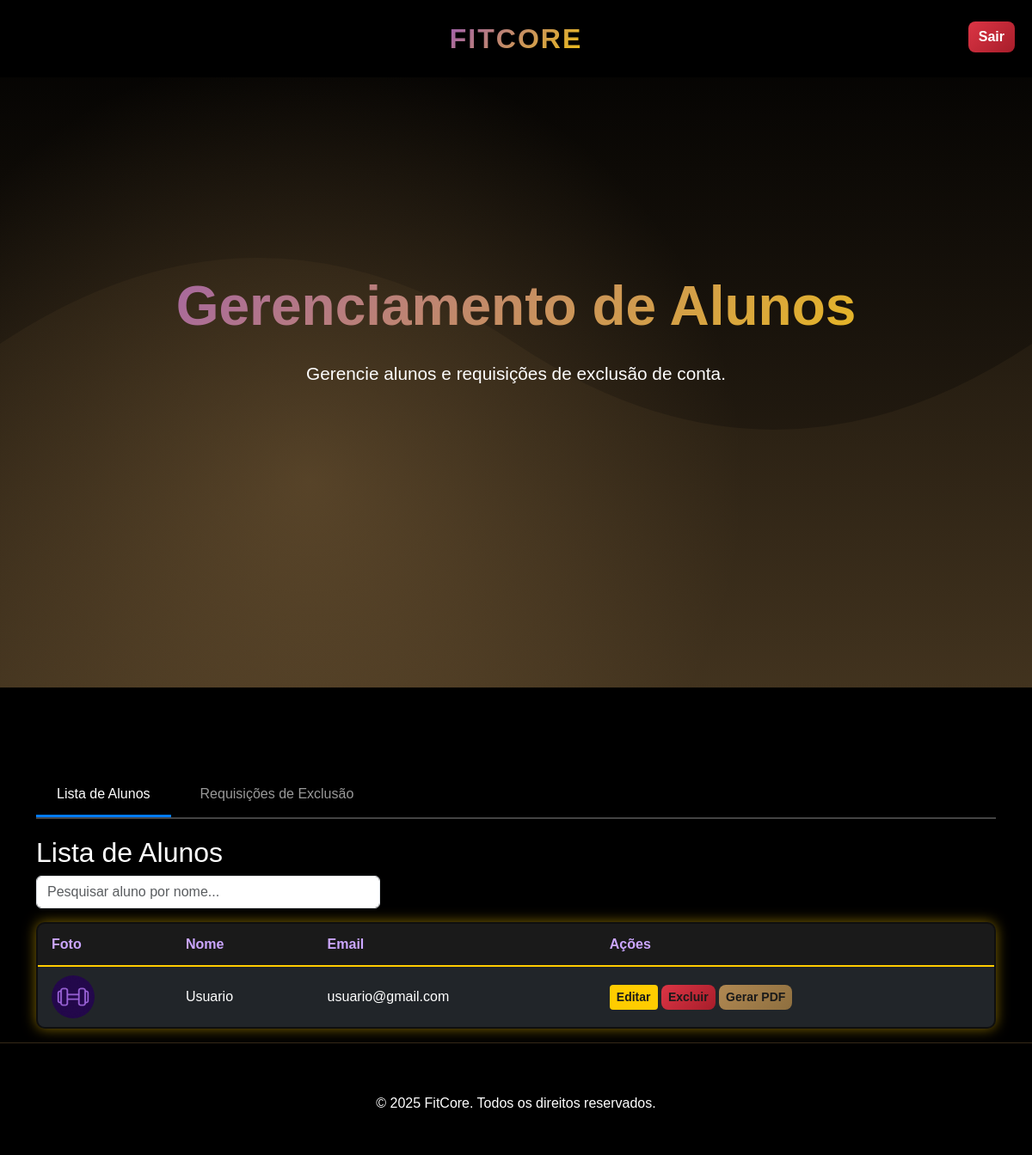
Page /lista_alunos/ (signed in) on the earlier database version.
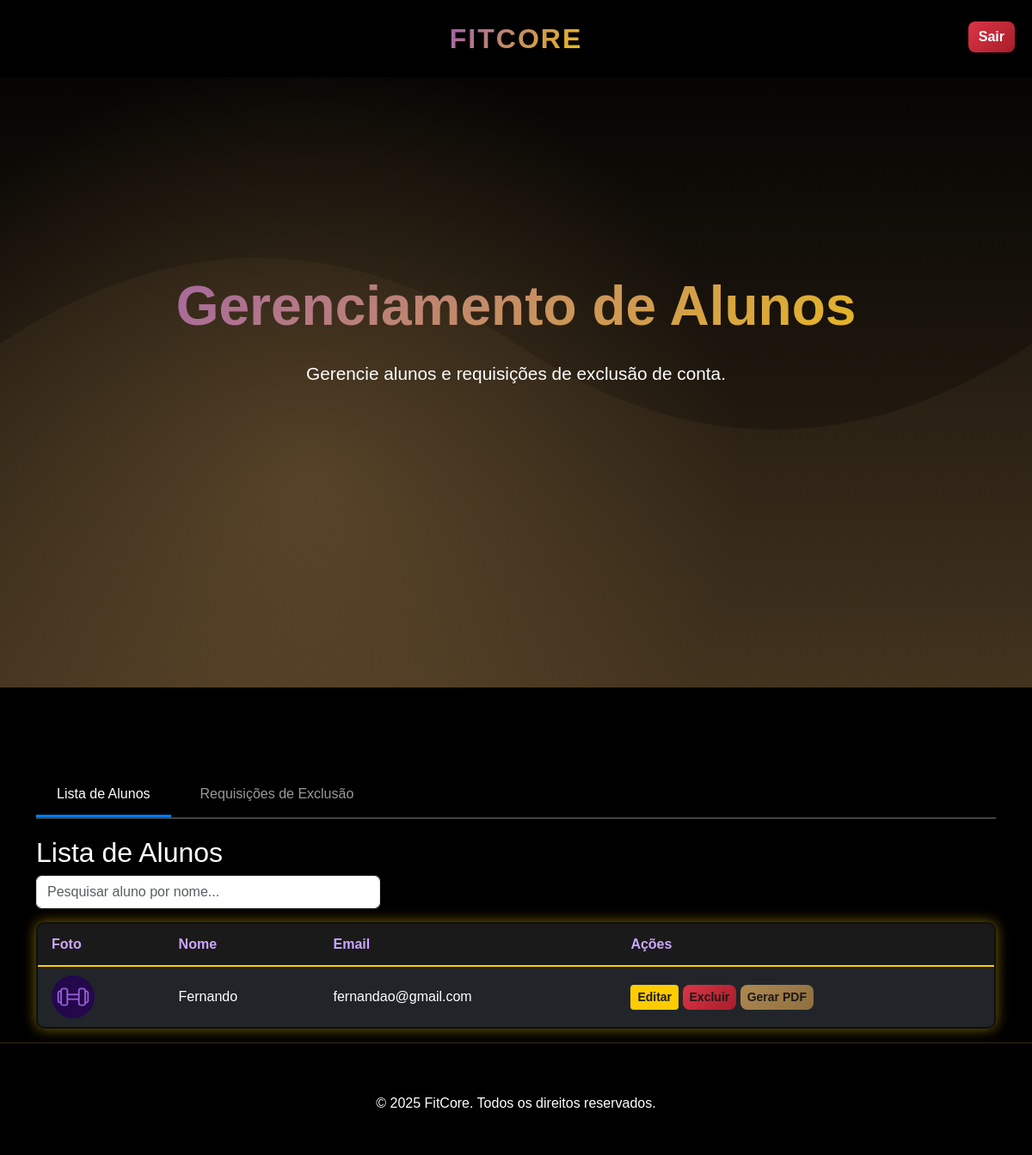
Same page on the later database version.
### cadastro/models.py (models this page shows, shortened)
class Usuario(models.Model):
    GENERO_CHOICES = [
        ('M', 'Masculino'),
        ('F', 'Feminino'),
        ('O', 'Outro'),
        ('N', 'Prefiro não dizer'),
    ]
    nome_completo = models.CharField(max_length=100)
    senha = models.CharField(max_length=100)
    email = models.EmailField(max_length=100, unique=True)
    telefone = models.CharField(max_length=20)
    data_nascimento = models.DateField()
    genero = models.CharField(max_length=1, choices=GENERO_CHOICES)
    observacoes = models.TextField(blank=True)
    fotoperfil = models.ImageField(
        upload_to='fotos_perfil/',
        null=True,
        blank=True,
        verbose_name='Foto de Perfil'
    )
    def get_foto_perfil(self):
        from django.templatetags.static import static
        import os
        if self.fotoperfil and hasattr(self.fotoperfil, 'path') and os.path.isfile(self.fotoperfil.path):
            return self.fotoperfil.url
        return static('img/default.jpg')

### TelaProf/views.py (the view, shortened to what this page needs)
# urls.py: path('lista_alunos/', views.lista_alunos, name='lista_alunos'),
@login_required
def lista_alunos(request):
    search = request.GET.get('search', '')
    if search:
        alunos = Usuario.objects.filter(nome_completo__icontains=search)
    else:
        alunos = Usuario.objects.all()
    requisicoes = RequisicaoExclusao.objects.filter(status='pendente').select_related('usuario')
    aba_ativa = request.GET.get('aba', 'alunos')
    return render(request, 'lista_alunos.html', {
        'alunos': alunos,
        'requisicoes': requisicoes,
        'aba_ativa': aba_ativa,
        'search': search,
    })

### membros/context_processors.py (called while the page is built)
def usuario_session(request):
    return {
        'is_usuario_logged': request.session.get('aluno_autenticado'),
        'usuario_nome': request.session.get('aluno_nome', ''),
        'is_professor_logged': request.session.get('professor_autenticado'),
        'professor_nome': request.session.get('professor_nome', ''),
    }

### TelaProf/templates/lista_alunos.html (shortened to what this page needs)
{% load static %}
<!DOCTYPE html>
<html lang="en">
<head>
    <link href="{% static 'css/bootstrap.min.css' %}" rel="stylesheet">
    <link href="{% static 'css/estilo.css' %}" rel="stylesheet">
</head>
<body>
    <nav class="navbar navbar-expand-lg navbar-dark fixed-top">
        <div class="container d-flex justify-content-center">
            <a class="navbar-brand mx-auto" href="{% url 'membros' %}">FitCore</a>
        </div>
        <a href="{% url 'logoutprof' %}" class="btn btn-danger" style="position: absolute; right: 20px; top: 25px;">
            Sair
        </a>
    </nav>
    <section class="hero">
        <div class="container hero-content text-center">
            <h1>Gerenciamento de Alunos</h1>
            <p>Gerencie alunos e requisições de exclusão de conta.</p>
        </div>
    </section>
    <div class="container list-container" style="margin-top: 100px;">
        <div class="tab-container">
            <button class="tab-btn {% if aba_ativa == 'alunos' %}active{% endif %}" onclick="switchTab('alunos')">
                Lista de Alunos
            </button>
            <button class="tab-btn {% if aba_ativa == 'requisicoes' %}active{% endif %}" onclick="switchTab('requisicoes')">
                Requisições de Exclusão
            </button>
        </div>
        <div id="alunos-tab" class="tab-content {% if aba_ativa == 'alunos' %}active{% endif %}">
            <h2>Lista de Alunos</h2>
            <div class="d-flex mb-3" style="max-width: 400px;">
                <input type="text" id="searchInput"
                    class="form-control"
                    placeholder="Pesquisar aluno por nome...">
            </div>
            <table class="table custom-table" id="alunosTabela">
                <thead class="table-dark">
                    <tr class="table-dark">
                        <th>Foto</th>
                        <th>Nome</th>
                        <th>Email</th>
                        <th>Ações</th>
                    </tr>
                </thead>
                <tbody class="table-group-divider">
                    {% for aluno in alunos %}
                        <tr class="table-dark">
                            <td class="align-middle">
                                <img src="{{ aluno.get_foto_perfil }}"
                                    style="width: 50px; height: 50px; object-fit: cover; border-radius: 50%;"
                                    alt="Foto de {{ aluno.nome_completo }}">
                            </td>
                            <td class="align-middle nome-aluno">{{ aluno.nome_completo }}</td>
                            <td class="align-middle">{{ aluno.email }}</td>
                            <td class="align-middle">
                                <a href="{% url 'TelaProf:editar_aluno' aluno.id %}" class="btn btn-primary btn-sm">Editar</a>
                                <a class="btn btn-danger btn-sm" href="#" data-bs-toggle="modal" data-bs-target="#modalExcluir{{ aluno.id }}">
                                    Excluir
                                </a>
                                <a href="{% url 'TelaProf:gerar_pdf_aluno' aluno.id %}" class="btn btn-warning btn-sm" target="_blank">
                                    Gerar PDF
                                </a>
                            </td>
                        </tr>
                    {% empty %}
                        <tr class="table-dark">
                            <td colspan="4" class="text-center">Nenhum aluno cadastrado.</td>
                        </tr>
                    {% endfor %}
                    </tbody>
            </table>
        </div>
    </div>
    <footer class="footer text-center">
        <p style="margin-top: 10px;">&copy; 2025 FitCore. Todos os direitos reservados.</p>
    </footer>
</body>
</html>

### static/css/estilo.css (style rules this page uses)
:root { --primary-yellow: #b08852; --dark-yellow: #8e6f3f; --light-yellow: rgba(176, 136, 82, 0.1); --gradient-purple-yellow: linear-gradient(135deg, #9b59b6, #f1c40f); }
* { margin: 0; padding: 0; box-sizing: border-box; }
body { font-family: 'Arial', sans-serif; background-color: #000; color: #fff; overflow-x: hidden; }
.navbar { background: rgba(0, 0, 0, 0.95) !important; backdrop-filter: blur(10px); transition: all 0.3s ease; padding: 1rem 0; }
.navbar-brand { font-size: 2rem; font-weight: bold; background: var(--gradient-purple-yellow); background-clip: text; -webkit-background-clip: text; -webkit-text-fill-color: transparent; text-transform: uppercase; letter-spacing: 2px; }
.hero { height: 100vh; background-size: cover; background-position: center; display: flex; align-items: center; position: relative; }
.hero::before { content: ''; position: absolute; top: 0; left: 0; right: 0; bottom: 0; background: radial-gradient(circle at 30% 70%, rgba(176, 136, 82, 0.3) 0%, transparent 50%); pointer-events: none; }
.hero-content { position: relative; z-index: 2; }
.hero h1 { font-size: 4rem; font-weight: bold; margin-bottom: 1.5rem; background: var(--gradient-purple-yellow); -webkit-background-clip: text; -webkit-text-fill-color: transparent; background-clip: text; animation: fadeInUp 1s ease; }
.hero p { font-size: 1.3rem; margin-bottom: 2rem; opacity: 0.9; animation: fadeInUp 1s ease 0.3s both; }
.footer { background: #000; padding: 3rem 0 2rem; border-top: 1px solid rgba(176, 136, 82, 0.3); }
input, select, textarea { width: 100%; padding: 12px 15px; border-radius: 10px; border: 1px solid rgba(176, 136, 82, 0.3); background-color: rgba(255, 255, 255, 0.05); color: #fff; font-size: 1rem; transition: border 0.3s ease; }
table.custom-table { background-color: #0f0f0f; color: #b980ff; border: 2px solid #ffcc00; border-radius: 10px; box-shadow: 0 0 15px rgba(255, 204, 0, 0.5); overflow: hidden; }
table.custom-table thead th { background-color: #1a1a1a; color: #cba6ff; font-weight: 600; border-bottom: 2px solid #ffcc00; text-align: left; padding: 12px 16px; }
table.custom-table td { padding: 10px 16px; vertical-align: middle; border-bottom: 1px solid #2a2a2a; }
table.custom-table a.btn { background-color: #ffcc00; border: none; color: #1a1a1a; font-weight: 600; transition: all 0.2s ease-in-out; }
.btn-success, .btn-warning, .btn-danger { font-weight: 600; border-radius: 8px; transition: all 0.25s ease; border: none; }
.btn-danger { background: linear-gradient(135deg, #dc3545, #a71d2a); color: #fff; }
.btn-warning { background: linear-gradient(135deg, #b08852, #8e6f3f); color: #fff; }

### TelaProf/templates/lista_alunos.html (style rules this page uses)
.tab-container { display: flex; gap: 10px; margin-bottom: 20px; border-bottom: 2px solid #444; }
.tab-btn { padding: 12px 24px; background: transparent; border: none; color: #999; font-size: 16px; cursor: pointer; transition: all 0.3s; border-bottom: 3px solid transparent; }
.tab-btn.active { color: #fff; border-bottom-color: #007bff; }
.tab-content { display: none; }
.tab-content.active { display: block; }

Differences in the rows shown:
removed Usuario: nome_completo "Usuario", email "usuario@gmail.com"
added Usuario: nome_completo "Fernando", email "fernandao@gmail.com"
